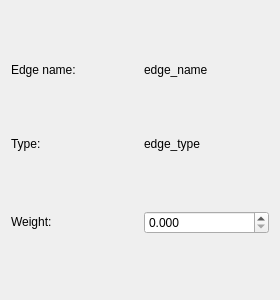
<?xml version="1.0" encoding="UTF-8"?>
<ui version="4.0">
 <class>EdgeForm</class>
 <widget class="QWidget" name="EdgeForm">
  <property name="geometry">
   <rect>
    <x>0</x>
    <y>0</y>
    <width>280</width>
    <height>300</height>
   </rect>
  </property>
  <property name="sizePolicy">
   <sizepolicy hsizetype="Preferred" vsizetype="Fixed">
    <horstretch>0</horstretch>
    <verstretch>0</verstretch>
   </sizepolicy>
  </property>
  <property name="windowTitle">
   <string>Form</string>
  </property>
  <layout class="QGridLayout" name="gridLayout">
   <property name="spacing">
    <number>8</number>
   </property>
   <item row="1" column="0">
    <widget class="QLabel" name="t_label_2">
     <property name="sizePolicy">
      <sizepolicy hsizetype="Preferred" vsizetype="Fixed">
       <horstretch>0</horstretch>
       <verstretch>0</verstretch>
      </sizepolicy>
     </property>
     <property name="text">
      <string>Type:</string>
     </property>
    </widget>
   </item>
   <item row="0" column="0">
    <widget class="QLabel" name="t_label">
     <property name="sizePolicy">
      <sizepolicy hsizetype="Preferred" vsizetype="Fixed">
       <horstretch>0</horstretch>
       <verstretch>0</verstretch>
      </sizepolicy>
     </property>
     <property name="text">
      <string>Edge name:</string>
     </property>
    </widget>
   </item>
   <item row="0" column="1">
    <widget class="QLabel" name="edgeName_label">
     <property name="enabled">
      <bool>true</bool>
     </property>
     <property name="sizePolicy">
      <sizepolicy hsizetype="Preferred" vsizetype="Fixed">
       <horstretch>0</horstretch>
       <verstretch>0</verstretch>
      </sizepolicy>
     </property>
     <property name="focusPolicy">
      <enum>Qt::NoFocus</enum>
     </property>
     <property name="text">
      <string>edge_name</string>
     </property>
     <property name="alignment">
      <set>Qt::AlignLeading|Qt::AlignLeft|Qt::AlignVCenter</set>
     </property>
    </widget>
   </item>
   <item row="1" column="1">
    <widget class="QLabel" name="edgeType_label">
     <property name="sizePolicy">
      <sizepolicy hsizetype="Preferred" vsizetype="Fixed">
       <horstretch>0</horstretch>
       <verstretch>0</verstretch>
      </sizepolicy>
     </property>
     <property name="text">
      <string>edge_type</string>
     </property>
    </widget>
   </item>
   <item row="2" column="0">
    <widget class="QLabel" name="t_label_3">
     <property name="sizePolicy">
      <sizepolicy hsizetype="Preferred" vsizetype="Fixed">
       <horstretch>0</horstretch>
       <verstretch>0</verstretch>
      </sizepolicy>
     </property>
     <property name="text">
      <string>Weight:</string>
     </property>
    </widget>
   </item>
   <item row="2" column="1">
    <widget class="QDoubleSpinBox" name="weight_spinBox">
     <property name="decimals">
      <number>3</number>
     </property>
    </widget>
   </item>
  </layout>
 </widget>
 <resources/>
 <connections/>
</ui>
